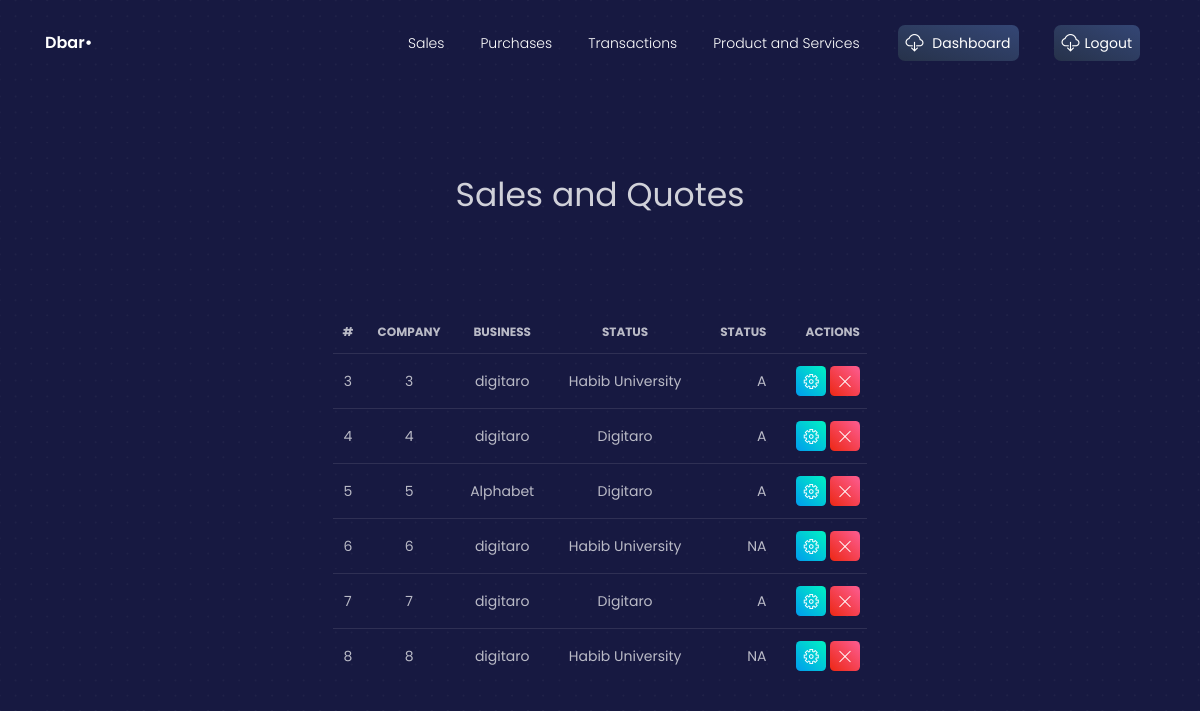
/view_invoices (signed in), run on an earlier commit of the app's database.
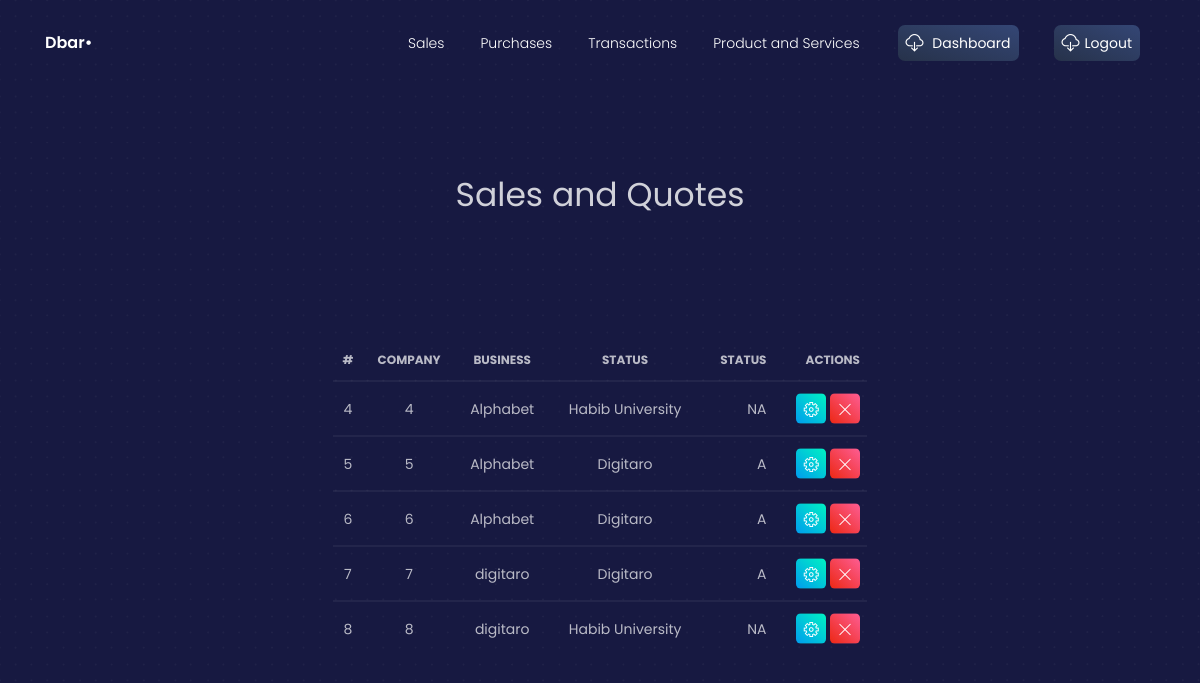
And on a later commit of the database.
### crm/models.py (models this page shows, shortened)
class Sales(models.Model):
    salesID = models.AutoField(primary_key=True)
    companyID = models.ForeignKey(Company, on_delete=models.CASCADE)
    businessID = models.ForeignKey(Business, on_delete=models.CASCADE)
    items = models.ManyToManyField(ProductsAndServices)
    STAT = (
        ('A', 'Approved'),
        ('NA', 'NotApproved')
    )
    status = models.CharField(max_length=2, choices=STAT)

class Company(models.Model):
    companyID = models.AutoField(primary_key=True)
    companyName = models.CharField(max_length=64)
    companyEmail = models.EmailField(max_length=254)
    companyPhoneNumber = models.IntegerField()
    is_client = models.BooleanField(default=True)
    def __str__(self):
        return self.companyName

class Business(models.Model):
    businessID = models.AutoField(primary_key=True)
    businessName = models.CharField(max_length=64)
    ORGANISATION_TYPE = (
        ('SP', 'SoleProprietor'),
        ('P', 'Partnership'),
        ('PL', 'PrivateLimited'),
        ('PBL', 'PublicLimited')
    )
    organisationType = models.CharField(
        max_length=3, choices=ORGANISATION_TYPE)
    businessType = models.CharField(max_length=64)
    CUREN = (
        ('PKR', 'Pakistani Ruppee'),
        ('USD', 'United States Dollar'),
        ('EUR', 'Euro'),
        ('AED', 'Dirham'),
        ('CAD', 'Canadian Dollar'),
        ('AUD', 'Australian Dollar')
    )
    currency = models.CharField(max_length=3, choices=CUREN)
    def __str__(self):
        return self.businessName

### crm/views.py (the view)
# urls.py: path("view_invoices",views.view_invoices, name='view_invoices'),
@login_required
def view_invoices(request):
    context = {}
    context["dataset"] = Sales.objects.all()
    return render(request, 'view_invoice.html', context)

### templates/view_invoice.html (shortened to what this page needs)
{% load static %}
{% load static %}
{% load widget_tweaks %}
<!DOCTYPE html>
<html lang="en">
<head>
  <link href="https://use.fontawesome.com/releases/v5.0.6/css/all.css" rel="stylesheet">
    <link rel="stylesheet" href="https://maxcdn.bootstrapcdn.com/bootstrap/4.5.2/css/bootstrap.min.css">
  <link href="{% static './css/nucleo-icons.css' %}" rel="stylesheet" />
  <link href="{% static './css/blk-design-system.css' %}" rel="stylesheet" />
  <link href="{% static './demo/demo.css' %}" rel="stylesheet" />
</head>
<body class="landing-page">
  <nav class="navbar navbar-expand-lg fixed-top navbar-transparent " color-on-scroll="100">
    <div class="container">
      <div class="navbar-translate">
        <a class="navbar-brand" href="#" target="">
          <span>Dbar•</span>
        </a>
      </div>
      <div class="collapse navbar-collapse justify-content-end" id="navigation">
        <ul class="navbar-nav">
        <li class="nav-item">
            <a class="nav-link" href="{% url 'invoices' %}">Sales</a>
          </li>
          <li class="nav-item">
            <a class="nav-link" href="{% url 'purchases' %}">Purchases</a>
          </li>
          <li class="nav-item">
            <a class="nav-link" href="{% url 'transaction' %}">Transactions</a>
          </li>
          <li class="nav-item">
            <a class="nav-link" href="{% url 'productandservice' %}">Product and Services</a>
          </li>
          <li class="nav-item">
            <a class="nav-link btn btn-default d-none d-lg-block" href="{% url 'dashboard' %}">
              <i class="tim-icons icon-cloud-download-93"></i> Dashboard
            </a>
          </li>
          <li class="nav-item">
            <a class="nav-link btn btn-default d-none d-lg-block" href="{% url 'logout' %}">
              <i class="tim-icons icon-cloud-download-93"></i>Logout
            </a>
          </li>
        </ul>
      </div>
    </div>
  </nav>
<div class="wrapper">
    <div class="page-header header-filter">
       <br /><br /><br /><br /><br /><br /><br /><br /><br /><br />
      <div class="container">
        <div class="content-center brand">
          <h1 class="h3-seo">Sales and Quotes</h1>
        </div>
      </div>
      <div class="row">
        <div class="content-center brand">
           <br /><br /><br /><br /><br /><br /><br /><br /><br /><br />
          <table class="table">
            <thead>
              <tr>
                <th class="text-center">#</th>
                <th>Company</th>
                <th>Business</th>
                <th>Status</th>
                <th class="text-right">Status</th>
                <th class="text-right">Actions</th>
              </tr>
            </thead>
            <tbody>
            {% for data in dataset %}
              <tr>
                  <td class="text-center">{{ data.salesID }}</td>
                  <td>{{ data.salesID }}</td>
                  <td>{{ data.companyID }}</td>
                  <td>{{ data.businessID }}</td>
                  <td class="text-right">{{ data.status }}</td>
                  <td class="td-actions text-right">
                  <a href="update_sales/?id={{data.salesID}}">
                    <button type="button" rel="tooltip" class="btn btn-success btn-sm btn-icon">
                      <i class="tim-icons icon-settings-gear-63"></i>
                    </button>
                  </a>
                  <a href='delete_sales/?id={{data.salesID}}'>
                    <button type="button" rel="tooltip" class="btn btn-danger btn-sm btn-icon">
                        <i class="tim-icons icon-simple-remove"></i>
                    </button>
                  </a>
                  </td>
              </tr>
            {% endfor %}
            </tbody>
          </table>
        </div>
      </div>
    </div>
  </div>
</body>
</html>

What changed in the data, as far as the page shows it:
removed Sales: salesID "3", companyID "digitaro", businessID "Habib University", status "A"
changed Sales id 4: companyID "digitaro" → "Alphabet"; businessID "Digitaro" → "Habib University"; status "A" → "NA"
changed Sales id 6: companyID "digitaro" → "Alphabet"; businessID "Habib University" → "Digitaro"; status "NA" → "A"
